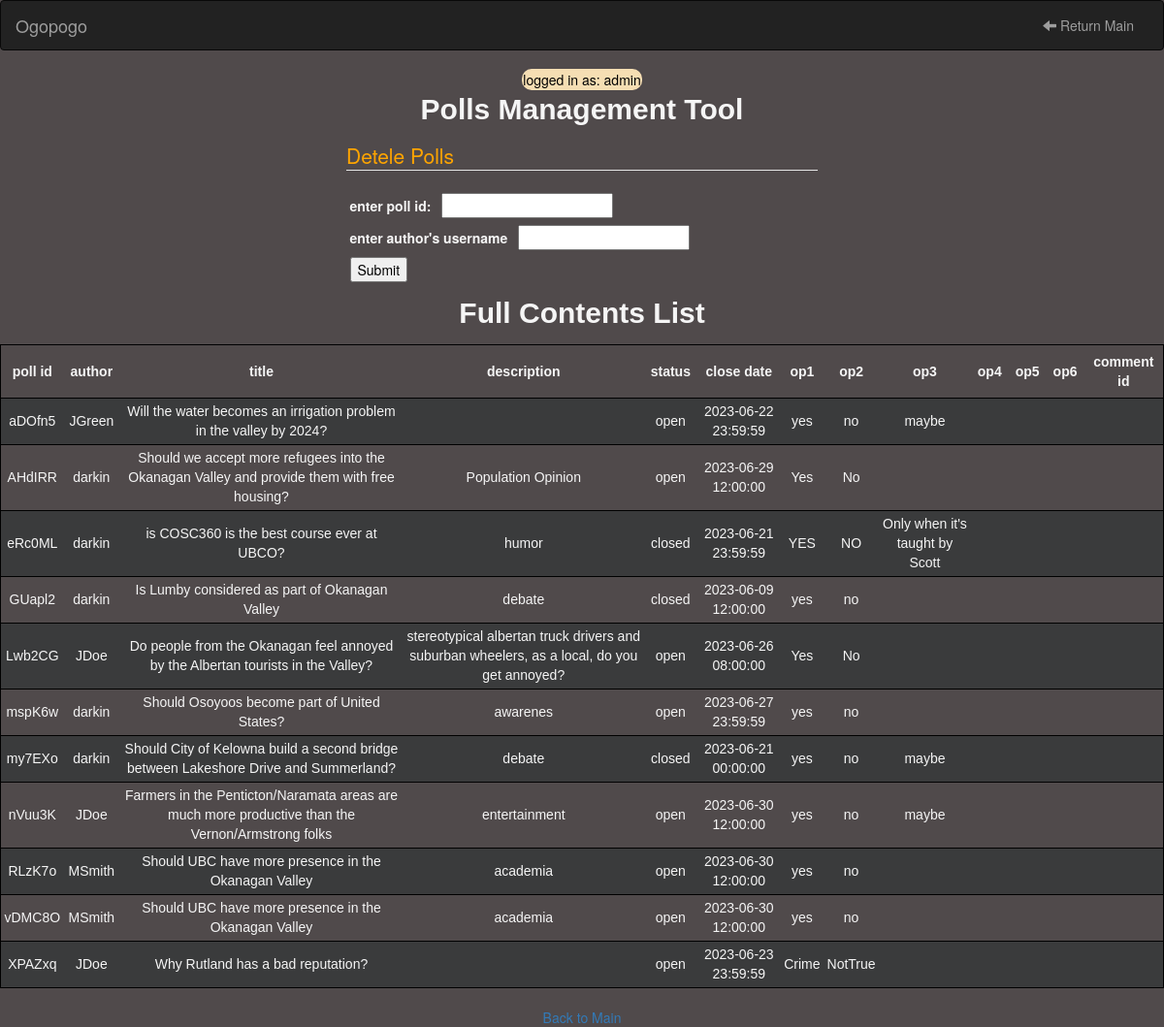
Screenshot of /src/server/managePosts.php (signed in) with the database file from the repository.
### tables this page shows
CREATE TABLE IF NOT EXISTS `polls` (
  `id` int,
  `poll_title` varchar(255) NOT NULL,
  `meta_description` varchar(255) NOT NULL,
  `current_status` varchar(255) NOT NULL,
  `close_date` TIMESTAMP NOT NULL,
  `option1` varchar(255) NOT NULL,
  `option2` varchar(255) NOT NULL,
  `option3` varchar(255),
  `option4` varchar(255),
  `option5` varchar(255),
  `option6` varchar(255)

);

### src/server/managePosts.php (the view, shortened to what this page needs)
<!DOCTYPE html>
<html>
    <head>
        <link rel="stylesheet" href="https://maxcdn.bootstrapcdn.com/bootstrap/3.4.1/css/bootstrap.min.css">
    </head>
<body>
    <nav class="navbar navbar-inverse">
        <div class="container-fluid">
            <div class="navbar-header">
            <a class="navbar-brand">Ogopogo</a>
            </div>
            <div class="collapse navbar-collapse" id="myNavbar">
            <ul class="nav navbar-nav navbar-right">
                <li><a href="main.php"><span class="glyphicon glyphicon-arrow-left"></span> Return Main</a></li>
            </ul>
            </div>
        </div>
    </nav>
    <div>
        <a class="inner"><?php echo "logged in as: "  . $_SESSION['uname']; ?></a>
        <p> Polls Management Tool </p>
        <div style="width: 500px; text-align:left">
                <fieldset>
                    <legend>Detele Polls</legend>
                    <label>enter poll id: </label>
                    <input type="text" name="id" id="pollid" value=""><br>
                    <label>enter author's username</label>
                    <input type="text" name="username" id="username"value=""><br>
                    <input type="submit" id="DeletePolls">
                </fieldset>
        </div>
        <p>Full Contents List</p>
        <?php
            $host = "mysql-server";
            $database = "ogopogo";
            $user = "webuser";
            $password = "P@ssw0rd";
            $connection = mysqli_connect($host, $user, $password, $database);
            $error = mysqli_connect_error();
            if($error != null){
                $output = "<p>Unable to connect to database!</p>";
                exit($output);
            }
            else
            {
                $sql = "SELECT * FROM polls;";
                $results = mysqli_query($connection, $sql);
                echo "<div>";
                echo "<table>
                        <tr><th>poll id</th><th>author</th><th>title</th><th>description</th><th>status</th><th>close date</th><th>op1</th><th>op2</th><th>op3</th><th>op4</th><th>op5</th><th>op6</th><th>comment id</th></tr>";
                while ($row = mysqli_fetch_assoc($results))
                {
                    echo "<tr>";
                    echo "<td>".$row['id']."</td>";
                    echo "<td>".$row['username']."</td>";
                    echo "<td>".$row['poll_title']."</td>";
                    echo "<td>".$row['meta_description']."</td>";
                    echo "<td>".$row['current_status']."</td>";
                    echo "<td>".$row['close_date']."</td>";
                    echo "<td>".$row['option1']."</td>";
                    echo "<td>".$row['option2']."</td>";
                    echo "<td>".$row['option3']."</td>";
                    echo "<td>".$row['option4']."</td>";
                    echo "<td>".$row['option5']."</td>";
                    echo "<td>".$row['option6']."</td>";
                    echo "<td>".$row['commentid']."</td>";
                    echo "</tr>";
                }
                echo "</table>";
                echo "</div>";
            }
        ?>
        <br>
        <span><a href="main.php">Back to Main</a></span>
    </div>
</body>
</html>

### src/server/managePosts.php (style rules this page uses)
fieldset { margin: 0.5em; }
legend { color: orange; }
input { margin: 0.25em;color: #000; }
label { margin: 0.25em; }
div { text-align: center; margin-top: 0; margin-bottom: 0; margin-left: auto; margin-right: auto; }
body { background: #504A4B; color: whitesmoke; }
table { margin-top: 0; margin-bottom: 0; margin-left: auto; margin-right: auto; border: 1px solid black; border-collapse: collapse; font-family:Verdana, Geneva, Tahoma, sans-serif; }
th { padding: 0.5em; text-align: center; }
td { padding: 0.25em; }
tr { text-align: center; height: 10px; border: 0.5px solid black; border-collapse: collapse; padding: 0.25em; overflow: hidden; }
tr:nth-child(even) { background-color: #3A3B3C; }
a.inner { color: #000; background-color: wheat; padding: 0.1em; margin: 0.25em; border-radius: 10px; }
p { font-size: 30px; font-weight: bolder; font-family: sans-serif ; }

### rows the page displays
polls: id "aDOfn5", username "JGreen", poll_title "Will the water becomes an irrigation problem in the valley by 2024?", current_status "open", close_date "2023-06-22 23:59:59", option1 "yes", option2 "no", option3 "maybe"
polls: id "AHdIRR", username "darkin", poll_title "Should we accept more refugees into the Okanagan Valley and provide them with free housing?", meta_description "Population Opinion", current_status "open", close_date "2023-06-29 12:00:00", option1 "Yes", option2 "No"
polls: id "eRc0ML", username "darkin", poll_title "is COSC360 is the best course ever at UBCO?", meta_description "humor", current_status "closed", close_date "2023-06-21 23:59:59", option1 "YES", option2 "NO", option3 "Only when it's taught by Scott"
polls: id "GUapl2", username "darkin", poll_title "Is Lumby considered as part of Okanagan Valley", meta_description "debate", current_status "closed", close_date "2023-06-09 12:00:00", option1 "yes", option2 "no"
polls: id "Lwb2CG", username "JDoe", poll_title "Do people from the Okanagan feel annoyed by the Albertan tourists in the Valley?", meta_description "stereotypical albertan truck drivers and suburban wheelers, as a local, do you get annoyed?", current_status "open", close_date "2023-06-26 08:00:00", option1 "Yes", option2 "No"
polls: id "mspK6w", username "darkin", poll_title "Should Osoyoos become part of United States?", meta_description "awarenes", current_status "open", close_date "2023-06-27 23:59:59", option1 "yes", option2 "no"
polls: id "my7EXo", username "darkin", poll_title "Should City of Kelowna build a second bridge between Lakeshore Drive and Summerland?", meta_description "debate", current_status "closed", close_date "2023-06-21 00:00:00", option1 "yes", option2 "no", option3 "maybe"
polls: id "nVuu3K", username "JDoe", poll_title "Farmers in the Penticton/Naramata areas are much more productive than the Vernon/Armstrong folks", meta_description "entertainment", current_status "open", close_date "2023-06-30 12:00:00", option1 "yes", option2 "no", option3 "maybe"
polls: id "RLzK7o", username "MSmith", poll_title "Should UBC have more presence in the Okanagan Valley", meta_description "academia", current_status "open", close_date "2023-06-30 12:00:00", option1 "yes", option2 "no"
polls: id "vDMC8O", username "MSmith", poll_title "Should UBC have more presence in the Okanagan Valley", meta_description "academia", current_status "open", close_date "2023-06-30 12:00:00", option1 "yes", option2 "no"
polls: id "XPAZxq", username "JDoe", poll_title "Why Rutland has a bad reputation?", current_status "open", close_date "2023-06-23 23:59:59", option1 "Crime", option2 "NotTrue"

### other values shown
$_SESSION['uname'] "admin"
